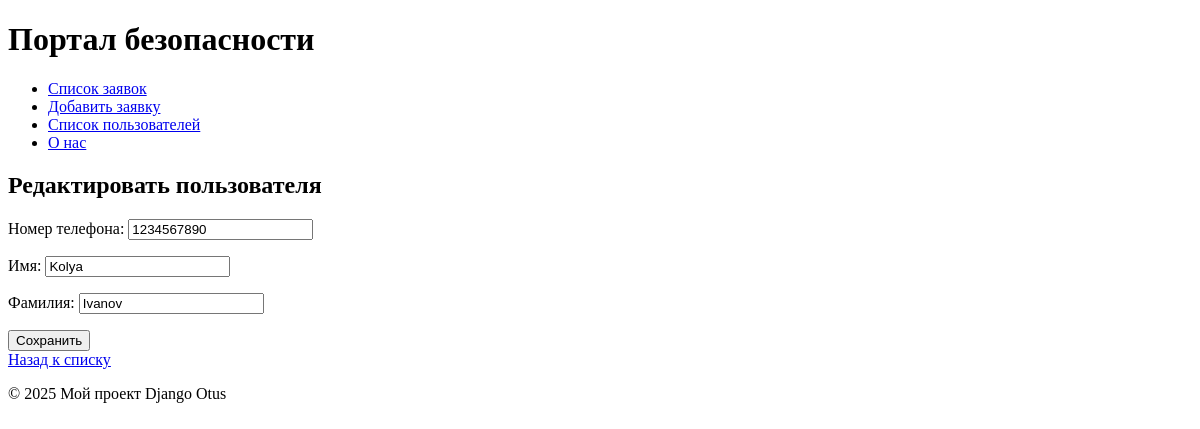
Before: /users/edit/1/ with the older database file.
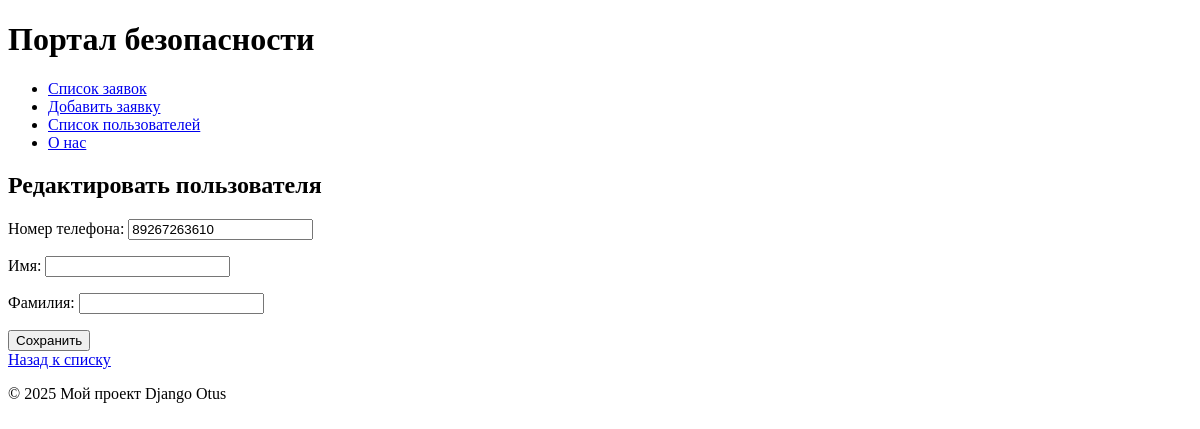
After: the same page with the newer database file.
### my_app/models.py (models this page shows, shortened)
class Users(models.Model):
    phone_number = models.CharField(max_length=11, unique=True, verbose_name="Номер телефона")
    first_name = models.CharField(max_length=100, blank=True, null=True, verbose_name="Имя")
    last_name = models.CharField(max_length=100, blank=True, null=True, verbose_name="Фамилия")

### my_app/views.py (the view)
# urls.py: path('users/edit/<int:user_id>/', views.edit_user, name='edit_user'),
def edit_user(request, user_id):
    user = Users.objects.get(id=user_id)
    if request.method == 'POST':
        form = UsersForm(request.POST, instance=user)
        if form.is_valid():
            form.save()
            return redirect('users_list')  # Перенаправление на страницу списка пользователей
    else:
        form = UsersForm(instance=user)
    return render(request, 'my_app/edit_user.html', {'form': form})

### my_app/forms.py (shortened to what this page needs)
class UsersForm(forms.ModelForm):
    class Meta:
        model = Users
        fields = ['phone_number', 'first_name', 'last_name']

### my_app/templates/my_app/edit_user.html (shortened to what this page needs)
{% extends 'my_app/base.html' %}
{% block content %}
    <h2>Редактировать пользователя</h2>
    <form method="post">
        {{ form.as_p }}
        <button type="submit" class="btn btn-primary">Сохранить</button>
    </form>
    <a href="{% url 'users_list' %}" class="btn btn-secondary">Назад к списку</a>
{% endblock %}

### my_app/templates/my_app/base.html (shortened to what this page needs)
<!DOCTYPE html>
<html lang="ru">
<head>
</head>
<body>
    <header>
        <h1>Портал безопасности</h1>
        <nav>
            <ul>
                <li><a href="{% url 'task_list' %}">Список заявок</a></li>
                <li><a href="{% url 'add_task' %}">Добавить заявку</a></li>
                <li><a href="{% url 'users_list' %}">Список пользователей</a></li>
                <li><a href="/about/">О нас</a></li>
            </ul>
        </nav>
    </header>
    <main>
        {% block content %}{% endblock %}
    </main>
    <footer>
        <p>&copy; 2025 Мой проект Django Otus</p>
    </footer>
</body>
</html>

Changed rows visible on the page:
changed Users: phone_number "1234567890" → "89267263610"; first_name "Kolya" → (not shown); last_name "Ivanov" → (not shown)
